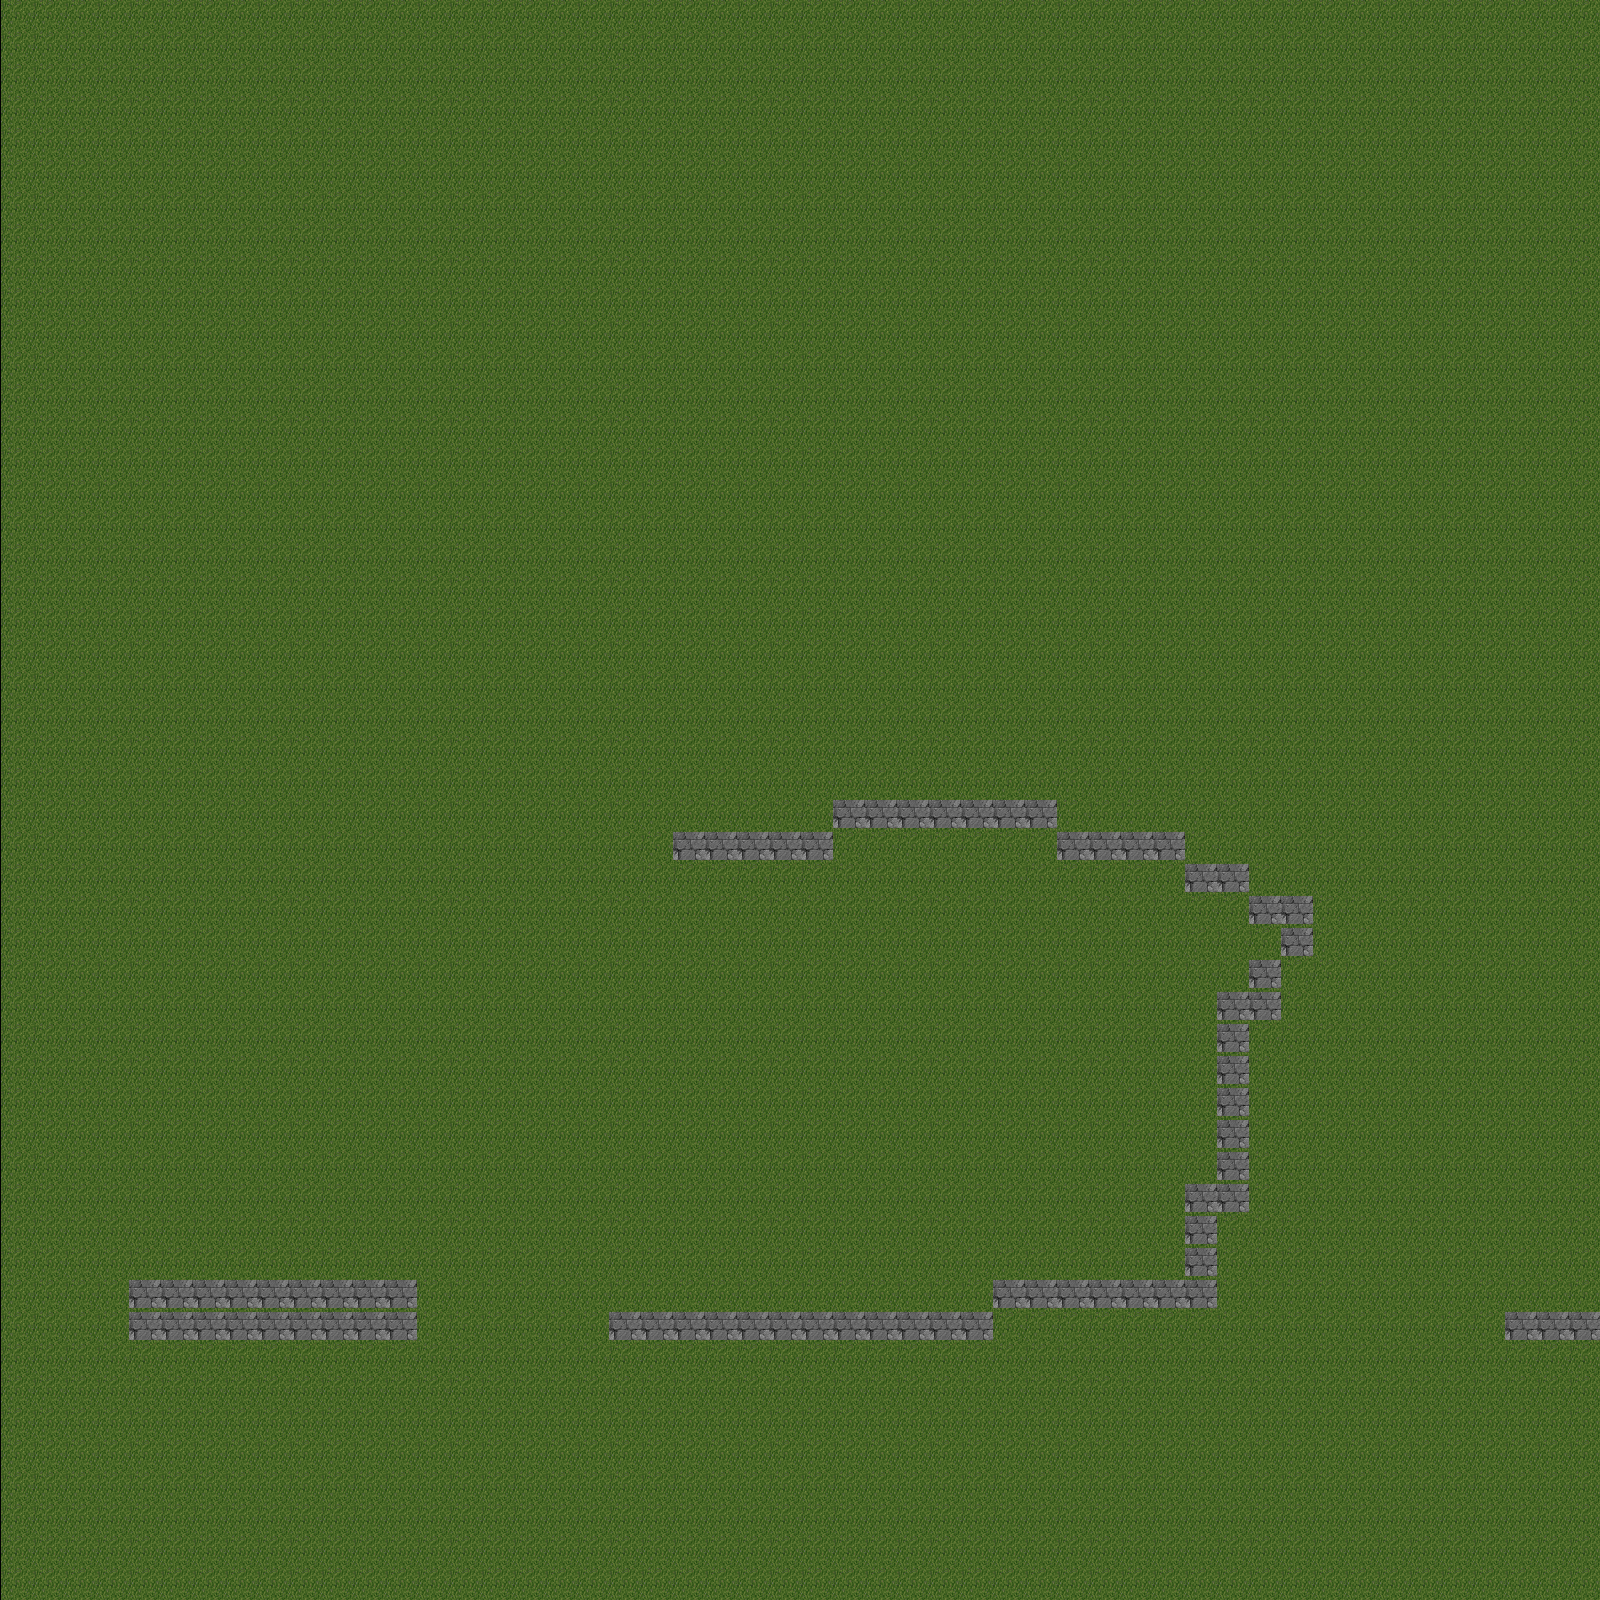

A 2D game scene composited from a Tiled map and its tileset images. What follows is a short description and the map's XML, with each tile layer's data collapsed to a summary:
An orthogonal 50x50 tile map with 32x32 px tiles, 1 tile layer (Tile Layer 1).

<map version="1.0" orientation="orthogonal" width="50" height="50" tilewidth="32" tileheight="32">
 <tileset firstgid="1" name="Tile" tilewidth="32" tileheight="32" spacing="1" margin="1">
  <tileoffset x="1" y="0" />
  <image source="image.axd.png" width="512" height="512" />
 </tileset>
 <layer name="Tile Layer 1" width="50" height="50">
  <data>[2500 cells, 2500 non-empty, 2 distinct tile ids]</data>
 </layer>
</map>
